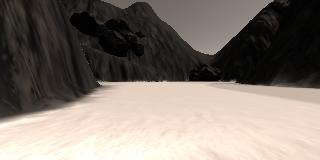
#> input picture Lessons/Week1/sample.jpg, 320 x 160 px
$ jupyter execute '8 Map_to_world_coordinates.ipynb'   (older library calls are emulated)
#> lines starting #> are read from the running program, lines starting #| are printed output that depends on the picture; after the words box and inside, x2 and y2 are one past the last pixel; in counts of white or black regions, pixels touching at a corner belong together
# Map to World Coordinates

Rotation and Translation
Now that you have generated a map of navigable terrain in rover-centric coordinates, the next step is to map those points to world coordinates. To do this, you'll use a rotation followed by a translation. The rotation is required to account for the fact that when the camera takes a picture, the rover can be pointing in any arbitrary direction, given by it's yaw angle. The translation is to account for the fact that the rover may be located at any position in the world when it takes a picture. So, it's a 2 step process:
Rotate the rover-centric coordinates so that the x and y axes are parallel to the axes in world space.
Translate the rotated positions by the x and y position values given by the rover's location (position vector) in the world.

What we try to achieve is to cpome form the rover specific map generated in the previous step to a world view map.

## Rotate the rover-centric coordinates so that the x and y axes are parallel to the axes in world space.

In linear algebra, a rotation matrix is a matrix that is used to perform a rotation in Euclidean space. For example, using the convention below, the matrix

R=\begin{bmatrix}\cos \theta &-\sin \theta \\\sin \theta &\cos \theta \\\end{bmatrix}

rotates points in the xy-Cartesian plane counter-clockwise through an angle θ about the origin of the Cartesian coordinate system. To perform the rotation using a rotation matrix R, the position of each point must be represented by a column vector v, containing the coordinates of the point. A rotated vector is obtained by using the matrix multiplication Rv.

The examples in this article apply to active rotations of vectors counter-clockwise in a right-handed coordinate system by pre-multiplication. If any one of these is changed (e.g. rotating axes instead of vectors, i.e. a passive transformation), then the inverse of the example matrix should be used, which coincides precisely with its transpose.

For definition and orientation this is a good reminder image

The first task is to perform a rotation. You'll accomplish this by applying a rotation matrix to your rover space pixel values (let's call them xpix and ypix). For a rotation through an angle θ, the operation looks like this:

Or written out explicitly it looks like this:

Or in code, you could write it up like this (passing in xpix and ypix as our original pixel positions and yaw as our yaw angle:

#yaw angle is recorded in degrees so first convert to radians
`import numpy as np
yaw_rad = yaw * np.pi / 180
x_rotated = xpix * np.cos(yaw_rad) - ypix * np.sin(yaw_rad)
y_rotated = xpix * np.sin(yaw_rad) + ypix * np.cos(yaw_rad)`

## Translation

The next step in mapping to world coordinates is to perform a translation by simply adding the x and y components of the rover's position to the x_rotated and y_rotated values calculated above.
Keep in mind, however, the scale associated with pixels in rover space versus world space. If, for example, as suggested in the previous exercise, you have mapped pixels in rover space such that each represents 0.1 x 0.1 m, and in your world map (as will be the case in the project) each pixel is 1 x 1 m, then you need to divide your rover space pixel values by 10 before mapping to world space. In that case, assuming the x and y position of the rover are given as xpos and ypos:

#Assume a scale factor of 10 between world space pixels and rover space pixels
scale = 10
#Perform translation and convert to integer since pixel values can't be float
`x_world = np.int_(xpos + (x_rotated / scale))
y_world = np.int_(ypos + (y_rotated / scale))`

Ultimately you would like to add these new pixels to your map, but you may have inadvertently generated values that fall outside your map if the rover was near the edge of the world, so you should also truncate the values to be within the allowable range given by the map size using the np.clip() function.

#Assume a mapsize of 200 x 200 pixels (for our 200 x 200 m world)

`world_size = 200
x_pix_world = np.clip(x_world, 0, world_size - 1)
y_pix_world = np.clip(y_world, 0, world_size - 1)`

[cell 1]
import matplotlib.pyplot as plt
import matplotlib.image as mpimg
import numpy as np
import cv2

#functions from the support functions.py
#------------------------------------------
def perspect_transform(img):

    img_size = (img.shape[1], img.shape[0])
    # Define calibration box in source (actual) and destination (desired) coordinates
    # These source and destination points are defined to warp the image
    # to a grid where each 10x10 pixel square represents 1 square meter
    dst_size = 5
    # Set a bottom offset to account for the fact that the bottom of the image
    # is not the position of the rover but a bit in front of it
    bottom_offset = 6
    src = np.float32([[14, 140], [301 ,140],[200, 96], [118, 96]])
    dst = np.float32([[img_size[0]/2 - dst_size, img_size[1] - bottom_offset],
                      [img_size[0]/2 + dst_size, img_size[1] - bottom_offset],
                      [img_size[0]/2 + dst_size, img_size[1] - 2*dst_size - bottom_offset],
                      [img_size[0]/2 - dst_size, img_size[1] - 2*dst_size - bottom_offset],
                      ])

    M = cv2.getPerspectiveTransform(src, dst)
    warped = cv2.warpPerspective(img, M, img_size)# keep same size as input image
    return warped

def color_thresh(img, rgb_thresh=(170, 170, 170)):
    # Create an array of zeros same xy size as img, but single channel
    color_select = np.zeros_like(img[:,:,0])
    # Require that each pixel be above all thre threshold values in RGB
    # above_thresh will now contain a boolean array with "True"
    # where threshold was met
    above_thresh = (img[:,:,0] > rgb_thresh[0]) \
                & (img[:,:,1] > rgb_thresh[1]) \
                & (img[:,:,2] > rgb_thresh[2])
    # Index the array of zeros with the boolean array and set to 1
    color_select[above_thresh] = 1
    # Return the binary image
    return color_select

def rover_coords(binary_img):
    # Identify nonzero pixels
    ypos, xpos = binary_img.nonzero()
    # Calculate pixel positions with reference to the rover position being at the
    # center bottom of the image.
    x_pixel = np.absolute(ypos - binary_img.shape[0]).astype(np.float)
    y_pixel = -(xpos - binary_img.shape[0]).astype(np.float)
    return x_pixel, y_pixel

#--------------------------------------------------------------------------------------

# Read in the sample image
image = mpimg.imread('sample.jpg')
#> image is the input picture: shape (160, 320, 3); mean R, G, B 128.4, 119, 110.8

# Rover yaw values will come as floats from 0 to 360
# Generate a random value in this range
# Note: you need to convert this to radians
    # before adding to pixel_angles
rover_yaw = np.random.random(1)*360

# Generate a random rover position in world coords
# Position values will range from 20 to 180 to
# avoid the edges in a 200 x 200 pixel world
rover_xpos = np.random.random(1)*160 + 20
rover_ypos = np.random.random(1)*160 + 20

# Note: Since we've chosen random numbers for yaw and position,
# multiple run of the code will result in different outputs each time.

# Define a function to apply a rotation to pixel positions
# Solution

# Define a function to map rover space pixels to world space

def rotate_pix(xpix, ypix, yaw):
    # Convert yaw to radians
    yaw_rad = yaw * np.pi / 180
    xpix_rotated = (xpix * np.cos(yaw_rad)) - (ypix * np.sin(yaw_rad))

    ypix_rotated = (xpix * np.sin(yaw_rad)) + (ypix * np.cos(yaw_rad))
    # Return the result
    return xpix_rotated, ypix_rotated

def translate_pix(xpix_rot, ypix_rot, xpos, ypos, scale):
    # Apply a scaling and a translation
    xpix_translated = (xpix_rot / scale) + xpos
    ypix_translated = (ypix_rot / scale) + ypos
    # Return the result
    return xpix_translated, ypix_translated

# Define a function to apply rotation and translation (and clipping)
# Once you define the two functions above this function should work
def pix_to_world(xpix, ypix, xpos, ypos, yaw, world_size, scale):
    # Apply rotation
    xpix_rot, ypix_rot = rotate_pix(xpix, ypix, yaw)
    # Apply translation
    xpix_tran, ypix_tran = translate_pix(xpix_rot, ypix_rot, xpos, ypos, scale)
    # Clip to world_size
    x_pix_world = np.clip(np.int_(xpix_tran), 0, world_size - 1)
    y_pix_world = np.clip(np.int_(ypix_tran), 0, world_size - 1)
    # Return the result
    return x_pix_world, y_pix_world

# No need to modify code below here
# Perform warping and color thresholding
warped = perspect_transform(image)
#> in perspect_transform, `warped = cv2.warpPerspective(img, M, img_size)# keep same size as inpu..`:
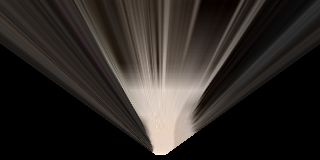
#> warped: shape (160, 320, 3); mean R, G, B 44.4, 39.7, 36.2
colorsel = color_thresh(warped, rgb_thresh=(160, 160, 160))
#> in color_thresh, `above_thresh = (img[:,:,0] > rgb_thresh[0]) \ & (img[:,:,1] > rgb_thre..`:
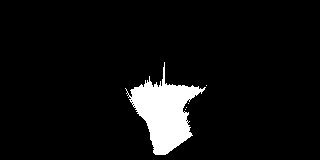
#> above_thresh: shape (160, 320) bool; 6.3% white; 5 white regions (4 under 20 px), largest, box (x1, y1, x2, y2) and area: (125, 62, 206, 155) 3233
# Extract navigable terrain pixels
xpix, ypix = rover_coords(colorsel)
#> in rover_coords, `ypos, xpos = binary_img.nonzero()`: ypos = 3237 values from 62 to 154; xpos = 3237 values, max 206 at index 133, min 125 at index 251, mean 164.1
#> in rover_coords, `x_pixel = np.absolute(ypos - binary_img.shape[0]).astype(np.float)`: x_pixel = 3237 values, max 98 at index 0, min 6 at index 3226, mean 47.85
#> in rover_coords, `y_pixel = -(xpos - binary_img.shape[0]).astype(np.float)`: y_pixel = 3237 values, max 35 at index 251, min -46 at index 133, mean -4.06
#> xpix has the same summary as x_pixel in rover_coords; ypix has the same summary as y_pixel in rover_coords
# Generate 200 x 200 pixel worldmap
worldmap = np.zeros((200, 200))
scale = 10
# Get navigable pixel positions in world coords
x_world, y_world = pix_to_world(xpix, ypix, rover_xpos,
                                rover_ypos, rover_yaw,
                                worldmap.shape[0], scale)
#> in rotate_pix, `xpix_rotated = (xpix * np.cos(yaw_rad)) - (ypix * np.sin(yaw_rad))`: xpix_rotated = 3237 values, max -4.21 at index 3226, min -94.63 at index 0, mean -46.84
#> in rotate_pix, `ypix_rotated = (xpix * np.sin(yaw_rad)) + (ypix * np.cos(yaw_rad))`: ypix_rotated = 3237 values, max 22.96 at index 2736, min -55.1 at index 251, mean -10.57
#> in pix_to_world, `xpix_rot, ypix_rot = rotate_pix(xpix, ypix, yaw)`: xpix_rot has the same summary as xpix_rotated in rotate_pix; ypix_rot has the same summary as ypix_rotated in rotate_pix
#> in translate_pix, `xpix_translated = (xpix_rot / scale) + xpos`: xpix_translated = 3237 values, max 134 at index 3226, min 125 at index 0, mean 129.7
#> in translate_pix, `ypix_translated = (ypix_rot / scale) + ypos`: ypix_translated = 3237 values, max 118.7 at index 2736, min 110.9 at index 251, mean 115.4
#> in pix_to_world, `xpix_tran, ypix_tran = translate_pix(xpix_rot, ypix_rot, xpos, ypos, s..`: xpix_tran has the same summary as xpix_translated in translate_pix; ypix_tran has the same summary as ypix_translated in translate_pix
#> in pix_to_world, `x_pix_world = np.clip(np.int_(xpix_tran), 0, world_size - 1)`: x_pix_world = 3237 values, max 134 at index 3226, min 124 at index 0, mean 129.2
#> in pix_to_world, `y_pix_world = np.clip(np.int_(ypix_tran), 0, world_size - 1)`: y_pix_world = 3237 values, max 118 at index 133, min 110 at index 251, mean 114.9
#> x_world has the same summary as x_pix_world in pix_to_world; y_world has the same summary as y_pix_world in pix_to_world
# Add pixel positions to worldmap
worldmap[y_world, x_world] += 1
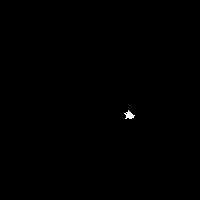
#> worldmap: shape (200, 200) float64; values 0 (black) and 1 (white), 0.13% white; 1 white region, box (x1, y1, x2, y2) and area: (124, 110, 135, 119) 53
print('Xpos =', rover_xpos, 'Ypos =', rover_ypos, 'Yaw =', rover_yaw)
# Plot the map in rover-centric coords

f, (ax1, ax2) = plt.subplots(1, 2, figsize=(14, 7))
f.tight_layout()
ax1.plot(xpix, ypix, '.')
ax1.set_title('Rover Space', fontsize=40)
ax1.set_ylim(-160, 160)
ax1.set_xlim(0, 160)
ax1.tick_params(labelsize=20)

ax2.imshow(worldmap, cmap='gray')
ax2.set_title('World Space', fontsize=40)
ax2.set_ylim(0, 200)
ax2.tick_params(labelsize=20)
ax2.set_xlim(0, 200)


plt.subplots_adjust(left=0.1, right=1, top=0.9, bottom=0.1)
plt.show() # Uncomment if running on your local machine
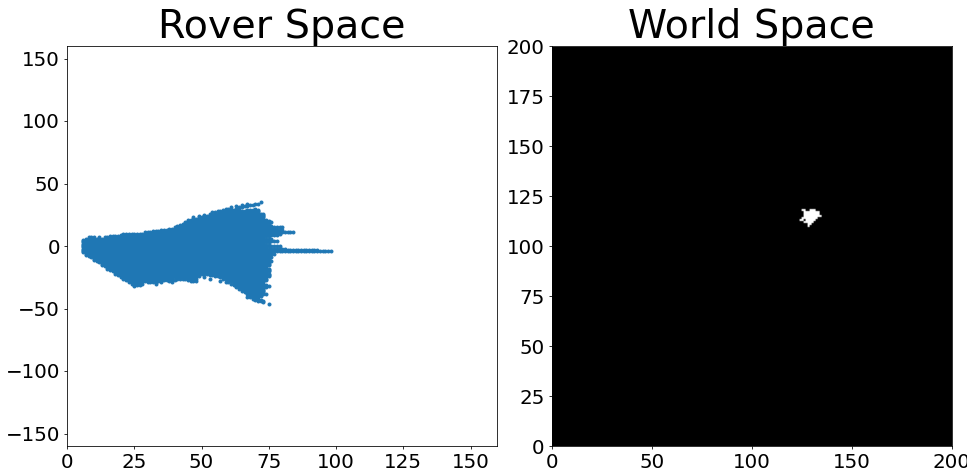
#> figure drawn by matplotlib, 2 panels

$ run again, with Lessons/Week1/angle_example.jpg copied over Lessons/Week1/sample.jpg
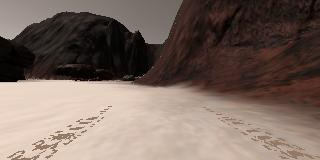
#> input picture Lessons/Week1/angle_example.jpg, 320 x 160 px
#> image is the input picture: shape (160, 320, 3); mean R, G, B 121.3, 104.9, 96.2
#> in color_thresh, `above_thresh = (img[:,:,0] > rgb_thresh[0]) \ & (img[:,:,1] > rgb_thre..`:
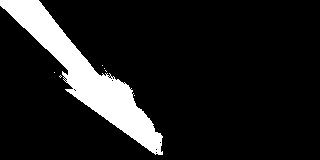
#> above_thresh: shape (160, 320) bool; 11.7% white; 7 white regions (6 under 20 px), largest, box (x1, y1, x2, y2) and area: (0, 0, 163, 155) 5976
#> ypos = 5986 values from 0 to 154; xpos = 5986 values, max 162 at index 5652, min 0 at index 0, mean 86.14
#> x_pixel = 5986 values, max 160 at index 0, min 6 at index 5980, mean 84.91
#> y_pixel = 5986 values, max 160 at index 0, min -2 at index 5652, mean 73.86
#> xpix has the same summary as x_pixel in rover_coords; ypix has the same summary as y_pixel in rover_coords
#> xpix_rotated = 5986 values, max -4.21 at index 5980, min -115.7 at index 38, mean -58.65
#> ypix_rotated = 5986 values, max 0.0952 at index 5985, min -200.8 at index 0, mean -96.05
#> xpix_rot has the same summary as xpix_rotated in rotate_pix; ypix_rot has the same summary as ypix_rotated in rotate_pix
#> xpix_translated = 5986 values, max 134 at index 5980, min 122.9 at index 38, mean 128.6
#> ypix_translated = 5986 values, max 116.5 at index 5985, min 96.36 at index 0, mean 106.8
#> xpix_tran has the same summary as xpix_translated in translate_pix; ypix_tran has the same summary as ypix_translated in translate_pix
#> x_pix_world = 5986 values, max 134 at index 5980, min 122 at index 34, mean 128.1
#> y_pix_world = 5986 values, max 116 at index 5837, min 96 at index 0, mean 106.3
#> x_world has the same summary as x_pix_world in pix_to_world; y_world has the same summary as y_pix_world in pix_to_world
#> worldmap: shape (200, 200) float64; values 0 (black) and 1 (white), 0.24% white; 1 white region, box (x1, y1, x2, y2) and area: (122, 96, 135, 117) 94
#> `plt.show()`:
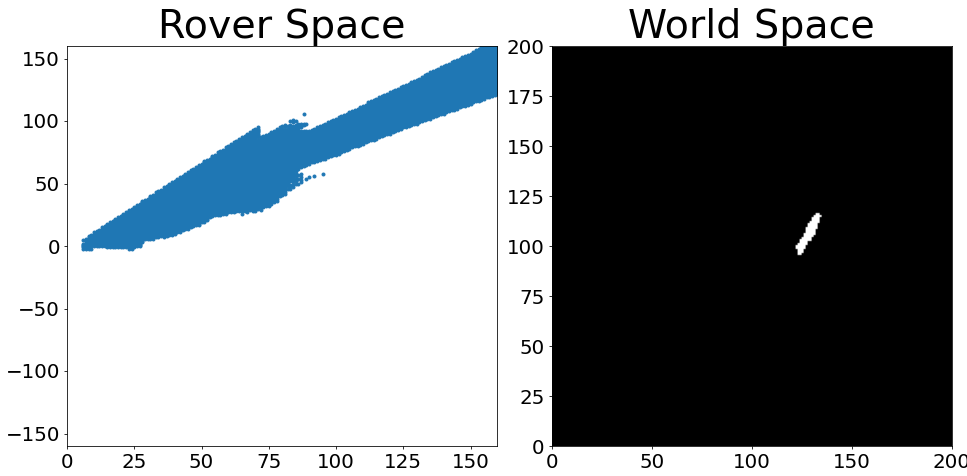
#> figure drawn by matplotlib, 2 panels
